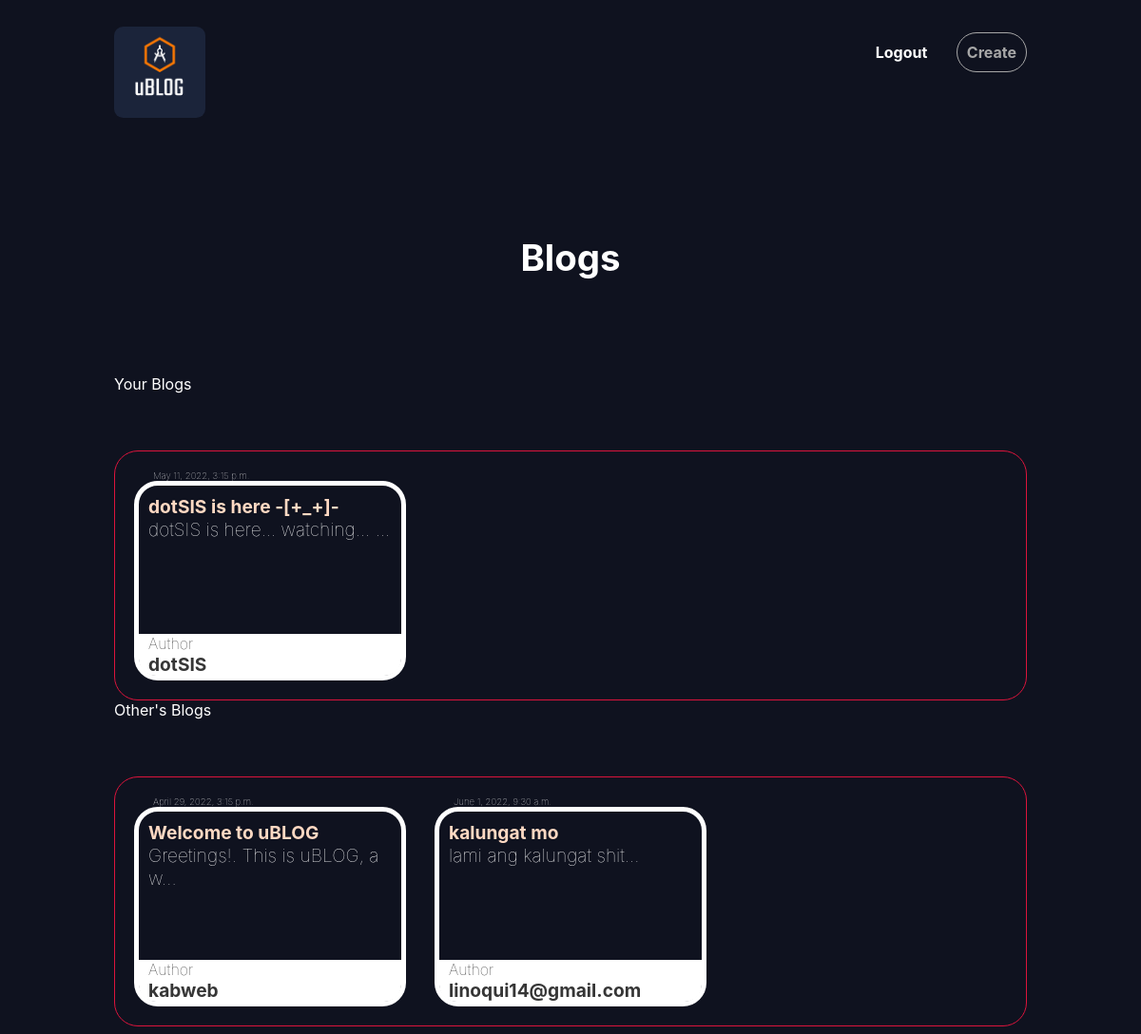
The page /blogs/ (signed in) on the database its author committed.
### blogs/models.py (models this page shows, shortened)
class Blog(models.Model):
    title = models.CharField(max_length=100, blank=False, unique=True)
    slug = models.SlugField()
    body = models.TextField(blank=False)
    date = models.DateTimeField(auto_now_add=True)
    thumb = models.ImageField(default='default.png', blank=True)
    author = models.ForeignKey(User, default=None, on_delete=models.CASCADE)
    def snippet(self):
        return self.body[:30] + '...'

### blogs/views.py (the view)
# urls.py: path('blogs/', views.BlogList.as_view()),
def blogs(request):
    blogs = Blog.objects.all().order_by('date')
    return render(request, 'blogs/blogs.html', { 'blogs': blogs })

### blogs/templates/blogs/blogs.html (shortened to what this page needs)
{% extends 'base.html' %}
{% block content %}
    <h1 style="font-weight: bold;color:white">Blogs</h1>
    {% if user.is_authenticated and user != blog.author %}
        <div>Your Blogs</div>
        <div class="blogs">
            {% for blog in blogs %}
                {% if user.is_authenticated and user == blog.author %}
                <div>
                    <div class="blog-date">
                        {{ blog.date }}
                    </div>
                        <div class="blog">
                            <a href="{% url 'blogs:blog' slug=blog.slug %}">
                                <h2>{{ blog.title }}</h2>
                            </a>
                            <div class="blog-content">
                                {{ blog.snippet }}
                            </div>
                            <div  class="author">
                                <div class="author-text">
                                    <div>
                                        Author
                                    </div>
                                </div>
                                <div class="author-text-author"> {{ blog.author }} </div>
                            </div>
                        </div>
                </div>
                {% endif %}
            {% endfor %}
        </div>
        <div>Other's Blogs</div>
        <div class="blogs">
            {% for blog in blogs %}
                {% if user.is_authenticated and user != blog.author %}
                <div>
                    <div class="blog-date">
                        {{ blog.date }}
                    </div>
                        <div class="blog">
                            <a href="{% url 'blogs:blog' slug=blog.slug %}">
                                <h2>{{ blog.title }}</h2>
                            </a>
                            <div class="blog-content">
                                {{ blog.snippet }}
                            </div>
                            <div  class="author">
                                <div class="author-text">
                                    <div>
                                        Author
                                    </div>
                                </div>
                                <div class="author-text-author"> {{ blog.author }} </div>
                            </div>
                        </div>
                </div>
                {% endif %}
            {% endfor %}
        </div>
    {% endif %}
{% endblock %}

### assets/styles.css (style rules this page uses)
body { background-color: #0f121f; color: rgb(255, 255, 255); }
body * { font-family: -apple-system, BlinkMacSystemFont, 'Segoe UI', Roboto, Oxygen, Ubuntu, Cantarell, 'Open Sans', 'Helvetica Neue', sans-serif; }
h1, h2, h3, h4, h5 { font-weight: normal; margin: 0; }
a, a:hover, a:visited { color: rgb(255, 255, 255); font-weight: bold; text-decoration: none; }
div.wrapper h1 { text-align: center; margin: 100px auto; font-size: 2.4em; }
.blogs { margin-top: 60px; border-radius: 25px; border: 1px solid crimson; padding: 20px; display: grid; grid-template-columns: 1fr 1fr 1fr; grid-gap: 30px; }
.blog { padding: 10px; border-radius: 25px; min-height: 150px; min-width: 250px; max-width: 300; border: 5px solid rgb(255, 255, 255); position: relative; padding-bottom: 40px; }
.blog .blog-content { font-size: 1.2em; font-weight: lighter; color: rgb(255, 255, 255); }
.blog h2 { font-size: 1.2em; font-weight: bold; color: rgb(255, 217, 195); }
.blogs .blog-date { font-weight: lighter; font-size: .6em; color: rgb(255, 255, 255); margin-left: 20px; }
.blog .author-text { font-weight: lighter; font-size: 1em; color: rgb(34, 34, 34); }
.blog .author-text-author { font-weight: bolder; font-size: 1.2em; color: rgb(54, 54, 54); }
.blog .author { padding: 0px 0px 0px 10px; background: #ffffff; position: absolute; right: 0; bottom: 0; margin: 0; left: 0; color: #0f121f; border-radius: 0px 0px 18px 18px; }

### rows shown on the page
Blog: date "May 11, 2022, 3:15 p.m.", title "dotSIS is here -[+_+]-", snippet "dotSIS is here... watching... ...", author "dotSIS"
Blog: date "April 29, 2022, 3:15 p.m.", title "Welcome to uBLOG", snippet "Greetings!. This is uBLOG, a w...", author "kabweb"
Blog: date "June 1, 2022, 9:30 a.m.", title "kalungat mo", snippet "lami ang kalungat shit...", author "linoqui14@gmail.com"
